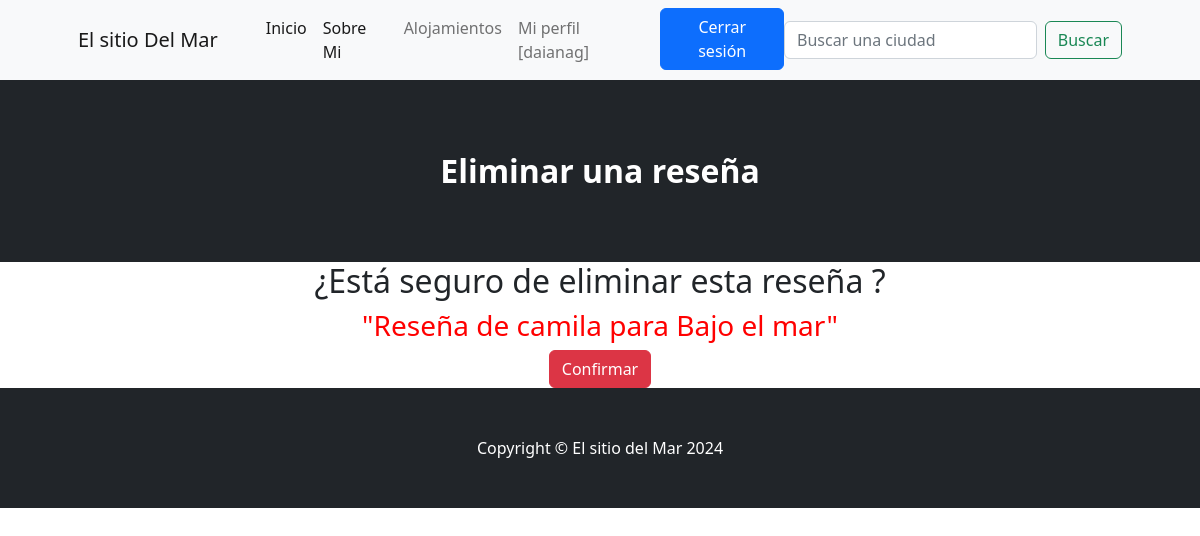
Page /eliminarReseña/13/ (signed in) on the committed database.
### aplicacion/models.py (models this page shows)
class Usuario(AbstractUser):
    nombre = models.CharField(max_length=100)
    apellido = models.CharField(max_length=100, default='')
    email = models.EmailField(unique=True)
    username = models.CharField(max_length=150, unique=True, default='')
    telefono = models.IntegerField(default=0)
    nacionalidad = models.CharField(max_length=100, default='')
    password = models.CharField(max_length=100, unique=True, default='')
    USERNAME_FIELD = 'username'
    def __str__(self):
        return self.username

class Review(models.Model):
    alojamiento = models.ForeignKey(Alojamiento, on_delete=models.CASCADE)
    texto = models.TextField()
    usuario = models.ForeignKey(Usuario, on_delete=models.CASCADE)
    def __str__(self):
        return f"Reseña de {self.usuario} para {self.alojamiento}"

class Alojamiento(models.Model):
    titulo = models.CharField(max_length=200)
    descripcion = models.TextField()
    ciudad = models.ForeignKey(Ciudad, on_delete=models.CASCADE)
    direccion = models.CharField(max_length=200, default="No determinado")
    email = models.EmailField(default="example@example.com")
    precio = models.DecimalField(max_digits=10, decimal_places=2, default=0.00)
    propietario = models.ForeignKey(Usuario, on_delete=models.CASCADE)
    imagen = models.ImageField(upload_to='alojamientos', null=True, blank=True)
    def __str__(self):
        return self.titulo

### aplicacion/templates/aplicacion/review_confirm_delete.html (shortened to what this page needs)
{% extends "aplicacion/index.html" %}
{% block header %}
<header class="bg-dark py-5">
    <div class="container px-3 px-lg-4 my-4">
        <div class="text-center text-white">
            <h2 class="display-7 fw-bolder"> Eliminar una reseña </h2>
        </div>
    </div>
</header>
{% endblock header %}
{% block contenido %}
<form action="" method="POST">
    <div class="text-center">
        <h2> ¿Está seguro de eliminar esta reseña ?</h2>
        <h3 style="color:red"> "{{ object }}"</h3>
    </div>
    <div class="text-center">
        <input type="submit" class="btn btn-danger" value="Confirmar">
    </div>
</form>
{% endblock contenido %}

### aplicacion/templates/aplicacion/index.html (shortened to what this page needs)
<!DOCTYPE html>
<html lang="en">
    <head>
        {% load static %}
        <link href="https://cdn.jsdelivr.net/npm/bootstrap-icons@1.5.0/font/bootstrap-icons.css" rel="stylesheet" />
        <link href="{% static 'css/styles.css' %}" rel="stylesheet" />
    </head>
    <body>
        <nav class="navbar navbar-expand-lg navbar-light bg-light">
            <div class="container px-4 px-lg-5">
                <a class="navbar-brand" href="{% url 'home' %}">El sitio Del Mar</a>
                <div class="collapse navbar-collapse" id="navbarSupportedContent">
                    <ul class="navbar-nav me-auto mb-2 mb-lg-0 ms-lg-4">
                        {% if  user.is_authenticated %}
                            <li class="nav-item"><a class="nav-link active" aria-current="page" href="{% url 'home' %}">Inicio</a></li>
                            <li class="nav-item"><a class="nav-link active" aria-current="page" href="{% url 'about_me' %}">Sobre Mi</a></li>
                            <li class="nav-item"><a class="nav-link" href="{% url 'alojamiento'%}">Alojamientos</a></li>
                            <li class="nav-item"><a class="nav-link" href="{% url 'usuario' %}">Mi perfil [{{user.username}}]</a></li>
                            <li class="nav-item"> <a class="btn btn-primary" href="{% url 'logout' %}">Cerrar sesión</a></li>
                        {% endif %}
                    </ul>
                    <form class="d-flex" action="{% url 'encontrar_alojamiento' %}" method="GET">
                        <input class="form-control me-2" type="search" placeholder="Buscar una ciudad" aria-label="Buscar" name="buscar">
                        <button class="btn btn-outline-success" type="submit">Buscar</button>
                    </form>
                </div>
            </div>
        </nav>
        {% block header %}{% endblock header %}
        {% block contenido %}{% endblock contenido %}
        {% block footer %}
        <footer class="py-5 bg-dark">
            <div class="container"><p class="m-0 text-center text-white">Copyright &copy; El sitio del Mar 2024</p></div>
        </footer>
        {% endblock footer %}
    </body>
</html>

### rows in the picture
Usuario: username "daianag"
Review: usuario+alojamiento "Reseña de camila para Bajo el mar"
